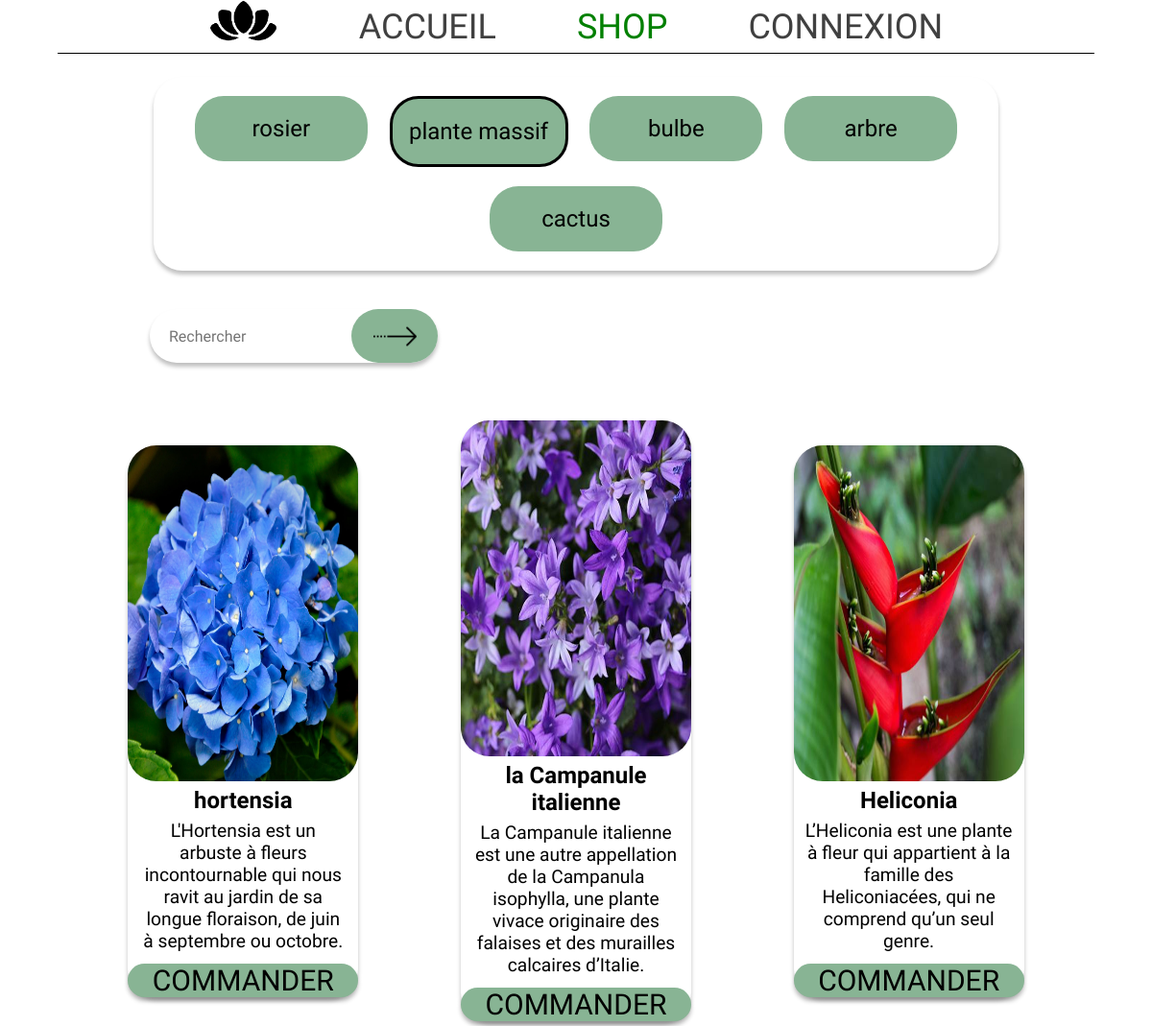
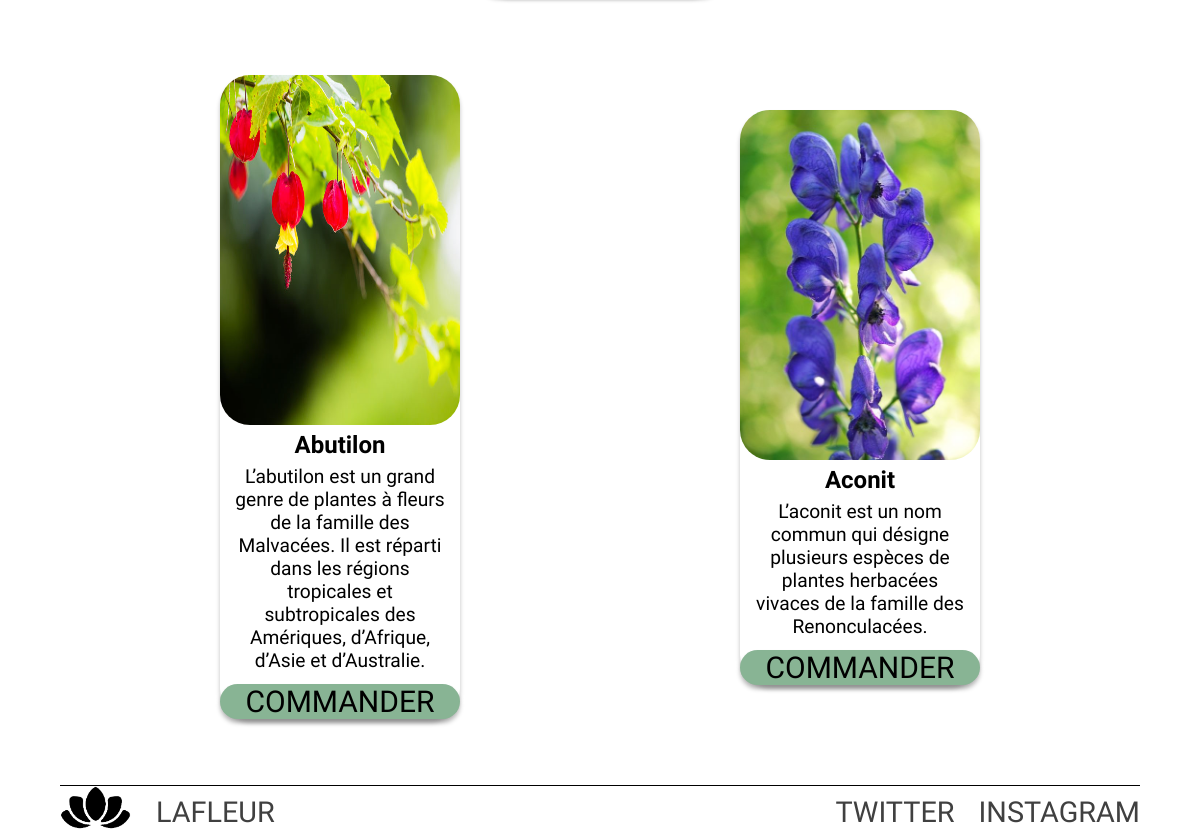
/shop.php?categ=2, run on the app's committed database (2 pictures, top to bottom).
### tables this page shows
CREATE TABLE IF NOT EXISTS `t_categorie` (
  `idCategorie` int(11) NOT NULL AUTO_INCREMENT,
  `libelle` varchar(100) NOT NULL,
  PRIMARY KEY (`idCategorie`)
);

CREATE TABLE IF NOT EXISTS `t_produit` (
  `idProduit` int(11) NOT NULL AUTO_INCREMENT,
  `Designation` varchar(100) NOT NULL,
  `prix` float NOT NULL,
  `Stock` int(11) NOT NULL,
  `Description` varchar(255) NOT NULL,
  `Image` varchar(100) NOT NULL,
  `idCategorie` int(11) NOT NULL,
  PRIMARY KEY (`idProduit`),
  KEY `T_PRODUIT_T_CATEGORIE0_FK` (`idCategorie`)
);

### shop.php (the view, shortened to what this page needs)
<?php
include 'header.php'?>
    <main>
        <div id="navCategories">
            <ul>
            <?php
                require 'connection.php';
                $table = $dbh->query('SELECT * FROM t_categorie');
                $tableProduits = $table->fetchAll();
                if (isset($_GET["categ"]) and !empty($_GET["categ"])){
                    $categ = htmlspecialchars($_GET["categ"]);
                }
                foreach ($tableProduits as $ligne) {
                    echo "<a href='shop.php?categ=".$ligne['idCategorie']."' style='text-decoration: none;color: black'>
                    <li";
                    if (isset($categ) && ($categ==$ligne['idCategorie'])){
                        echo ' style="border:solid black"';
                    }
                    echo ">".$ligne['libelle']."</li></a>";
                }
            ?>
            </ul>
        </div>
        <form class="rechercheShop">
            <input type="text" name="recherche" id="recherche" placeholder="Rechercher"
                style="width:100%;height:auto;padding-left:20px;font-size:2vh">
            <button type="submit"></button>
        </form>
        <?php
            if(isset($recherche)){
                $table = $dbh->prepare('SELECT * FROM t_produit WHERE Designation LIKE CONCAT("%", :recherche, "%")');
                $table->bindParam(':recherche', $recherche);
                $table->execute();
                $comeBack = 'recherche';
            } else {
                if (isset($categ)){
                    $table = $dbh->prepare('SELECT * FROM t_produit WHERE idCategorie=:categ');
                    $table->bindParam(':categ', $_GET["categ"]);
                    $table->execute();
                } else {
                    $table = $dbh->query('SELECT * FROM t_produit');
                }
            }
            echo '<div id="shop">';
                $tableProduits = $table->fetchAll();
                foreach ($tableProduits as $ligne) {
                    echo '<div class="card" id="article_'.$ligne['idProduit'].'" onClick="document.location.href=\'detailAnnonce.php?produit='.$ligne['idProduit'].'\'">
                            <img src="./images/'.$ligne['Image'].'" alt="'.$ligne['Designation'].'">
                            <h2>'.utf8_encode($ligne['Designation']).'</h2>
                            <p>'.utf8_encode($ligne['Description']).'</p>';
                            if ($ligne['Stock'] == 0){
                                echo '<form><button style="background-color:#949F97">RUPTURE DE STOCK</button></form>';
                            } else {
                            echo '<form action="backPanier/panierAdd.php">';
                            echo '<button type="submit" name="idProduit" value='.$ligne['idProduit'].' style="cursor:pointer">COMMANDER</button>
                            </form>';
                        }
                        echo '</div>';
                }
            ?>
        </div>
    </main>
<?php include 'footer.php'?>
</body>
</html>

### css/index.css (style rules this page uses)
* { margin: 0; padding: 0; font-family: 'Amatic SC'; }
h2 { font-family: 'Amatic SC'; }
main { width: 100%; height: 90%; margin-bottom: 10%; }
body { width: 100%; height: 100%; }
@media screen and (min-width: 600px) { main { margin-top: 5%; } }
form input[type="text"] { vertical-align: middle; padding-right: 50px; height: 4vw; width: 30%; }
@media screen and (min-width: 600px) { form input[type="text"]::placeholder { width: 200%; font-size: 100%; } }
#navCategories { margin: 10vh auto auto auto; width: 70%; box-shadow: 0px 4px 4px rgba(0, 0, 0, 0.25); padding: 20px 20px 20px 20px; border-radius: 30px; }
#navCategories ul { list-style-type: none; display: flex; flex-direction: row; flex-wrap: wrap; justify-content: space-evenly; row-gap: 2.5vh; }
#navCategories ul li { font-family: 'Amatic SC'; font-size: 2vw; background-color: #88B494; width: 15vw; text-align: center; border-radius: 30px; padding-top: 2.5vh; padding-bottom: 2.5vh; }
.rechercheShop { position: relative; margin-top: 5vh; margin-left: 13vw; width: 25vw; height: 7vh; display: flex; }
.rechercheShop>input { width: 100%; border: none; box-shadow: 0px 4px 4px rgba(0, 0, 0, 0.25); border-radius: 30px; }
.rechercheShop>button { height: 100%; width: 30%; border-radius: 30px; border: none; background-repeat: no-repeat; background-image: url(../icons/arrow.png); background-position: center center; background-size: 50%; background-color: #88B494; position: absolute; left: 70%; }
#shop { margin-top: 5%; width: 80%; height: fit-content; margin-left: auto; margin-right: auto; display: flex; flex-direction: row; flex-wrap: wrap; justify-content: space-around; gap: 5em; align-content: center; align-items: center; }
.card { position: relative; box-shadow: 0px 4px 4px rgba(0, 0, 0, 0.25); border-radius: 30px; width: 25%; height: fit-content; display: flex; flex-direction: column; flex-wrap: nowrap; align-content: center; justify-content: flex-start; align-items: center; text-align: center; }
.card img { width: 100%; height: 350px; border-radius: 30px; }
.card>h2 { width: 100%; height: 10%; border-radius: 30px; margin-top: 2.5%; margin-bottom: 2.5%; font-size: 2vw; }
.card>p { width: 90%; height: 10%; overflow: hidden; font-size: larger; margin-bottom: 5%; }
.card>form { width: 100%; height: 20%; }
.card>form>button { width: 100%; height: 100%; border-radius: 30px; border: none; background-color: #88B494; box-shadow: 0px 4px 4px rgba(0, 0, 0, 0.25); font-family: 'Amatic SC'; font-size: 2.5vw; }

### data on the page
t_categorie: libelle "rosier"
t_categorie: libelle "plante massif"
t_categorie: libelle "bulbe"
t_categorie: libelle "arbre"
t_categorie: libelle "cactus"
t_produit: Image+Designation (picture), Designation "hortensia", Description "L'Hortensia est un arbuste à fleurs incontournable qui nous ravit au jardin de sa longue floraison, de juin à septembre ou octobre.", $ligne['idProduit'] 2 (drawn)
t_produit: Image (picture), Designation "la Campanule italienne", Description "La Campanule italienne est une autre appellation de la Campanula isophylla, une plante vivace originaire des falaises et des murailles calcaires d’Italie.", $ligne['idProduit'] 11 (drawn)
t_produit: Image (picture), Designation "Heliconia", Description "L’Heliconia est une plante à fleur qui appartient à la famille des Heliconiacées, qui ne comprend qu’un seul genre.", $ligne['idProduit'] 14 (drawn)
t_produit: Image (picture), Designation "Abutilon", Description "L’abutilon est un grand genre de plantes à fleurs de la famille des Malvacées. Il est réparti dans les régions tropicales et subtropicales des Amériques, d’Afrique, d’Asie et d’Australie.", $ligne['idProduit'] 19 (drawn)
t_produit: Image (picture), Designation "Aconit", Description "L’aconit est un nom commun qui désigne plusieurs espèces de plantes herbacées vivaces de la famille des Renonculacées.", $ligne['idProduit'] 20 (drawn)
